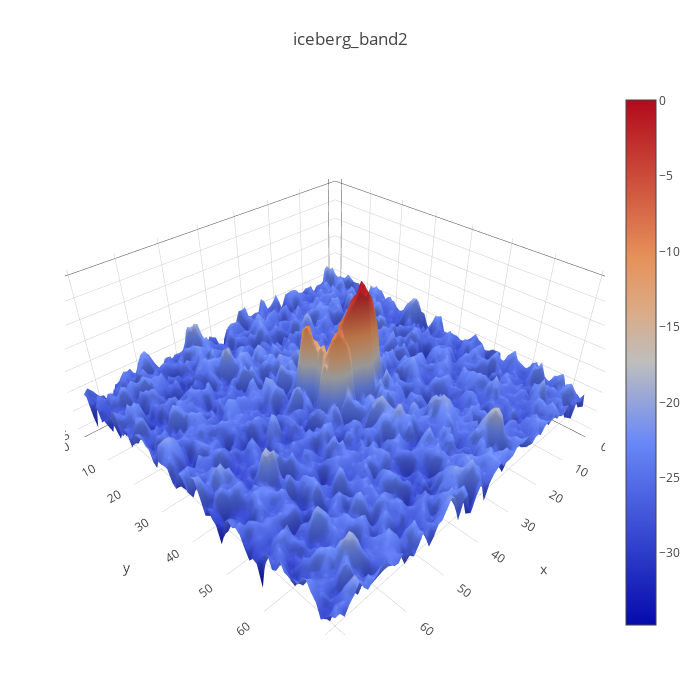

Notebook code for this chart:
### Code cell
plotmy3d(train_images[1,:,:,1], 'iceberg_band2')

### Figure 1 — Plotly figure (JSON) as saved in the notebook; plotly's stock layout.template omitted (floating-point values rounded to 4 significant figures; data arrays with more than 128 entries replaced by an {"elided": "..."} marker saying what was removed)
{"data": [{"type": "surface", "z": {"elided": "75x75 float values"}}], "layout": {"autosize": false, "height": 700, "margin": {"b": 65, "l": 65, "r": 50, "t": 90}, "title": "iceberg_band2", "width": 700}}
